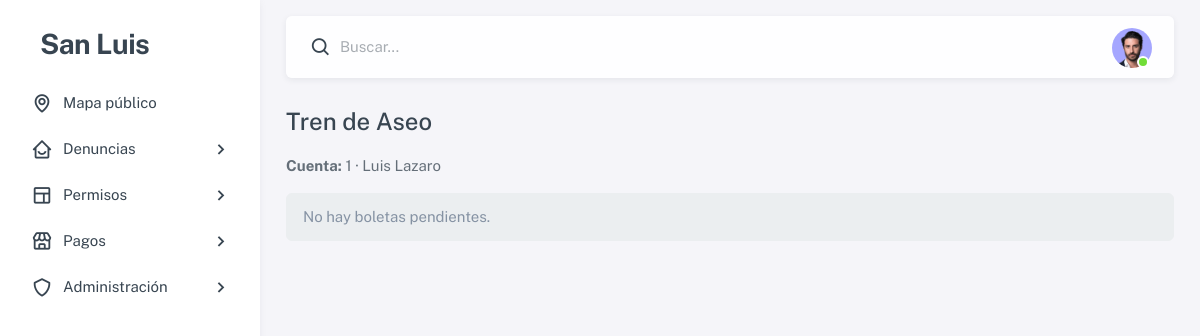
Page /pagos/ (signed in) on the earlier database version.
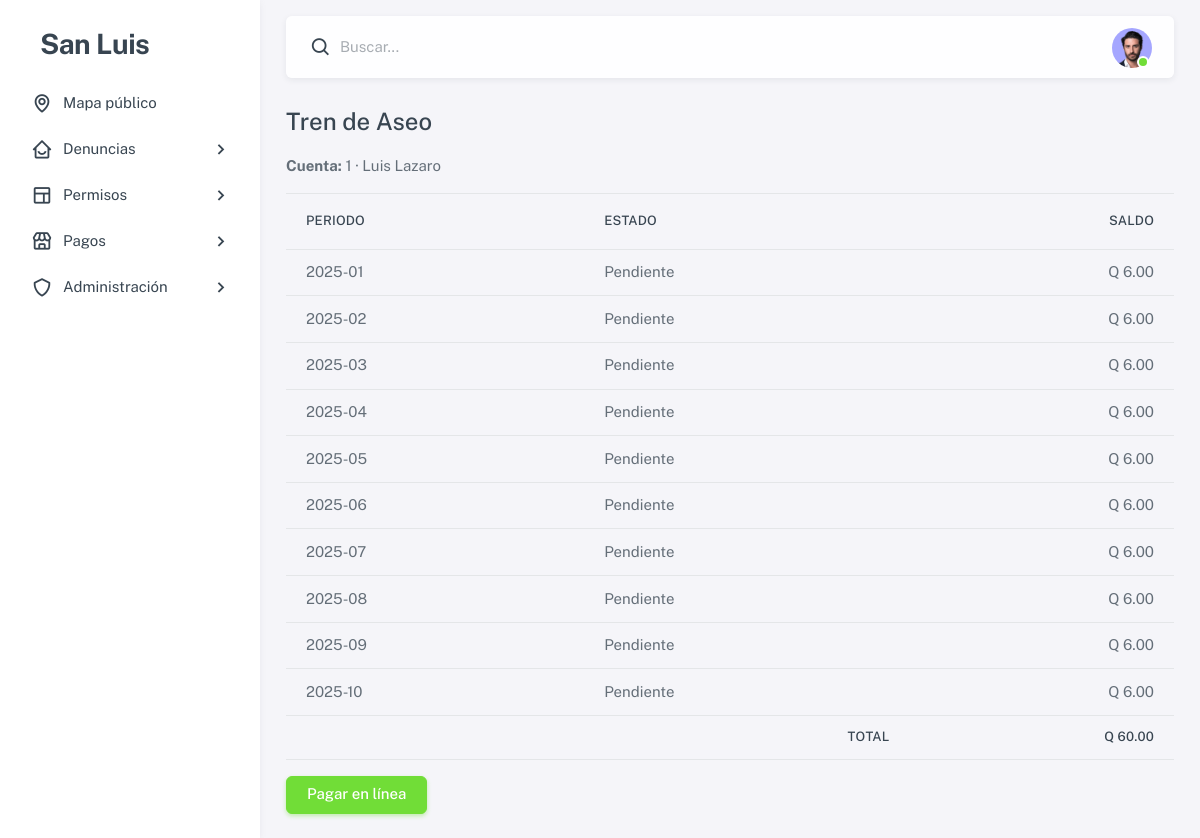
Same page on the later database version.
### dashboard/models.py (models this page shows, shortened)
class CuentaServicio(models.Model):
    usuario = models.ForeignKey(settings.AUTH_USER_MODEL, null=True, blank=True, on_delete=models.SET_NULL)
    titular = models.CharField(max_length=120)
    nit = models.CharField(max_length=20, blank=True, default='')
    codigo_catastral = models.CharField(max_length=50, blank=True, default='')
    ubicacion = models.ForeignKey('Ubicacion', null=True, blank=True, on_delete=models.SET_NULL)
    activa = models.BooleanField(default=True)
    class Meta:
        indexes = [
            models.Index(fields=['usuario']),
            models.Index(fields=['activa']),
        ]

class Boleta(models.Model):
    ESTADOS = [('pendiente','Pendiente'),('parcial','Parcial'),('pagada','Pagada'),('anulada','Anulada')]
    cuenta = models.ForeignKey(CuentaServicio, on_delete=models.CASCADE, related_name='boletas')
    periodo = models.ForeignKey(Periodo, on_delete=models.PROTECT)
    tarifa = models.ForeignKey(Tarifa, on_delete=models.PROTECT)
    monto_base = models.DecimalField(max_digits=10, decimal_places=2)
    recargo = models.DecimalField(max_digits=10, decimal_places=2, default=0)
    descuento = models.DecimalField(max_digits=10, decimal_places=2, default=0)
    total = models.DecimalField(max_digits=10, decimal_places=2)
    saldo_actual = models.DecimalField(max_digits=10, decimal_places=2)
    estado = models.CharField(max_length=10, choices=ESTADOS, default='pendiente')
    creada_en = models.DateTimeField(auto_now_add=True)
    class Meta:
        unique_together = [('cuenta', 'periodo')]
        indexes = [
            models.Index(fields=['cuenta', 'estado']),
            models.Index(fields=['periodo']),
            models.Index(fields=['creada_en']),
        ]

class Periodo(models.Model):
    anio = models.IntegerField()
    mes = models.IntegerField()
    vencimiento = models.DateField()
    @property
    def etiqueta(self): return f"{self.anio}-{self.mes:02d}"
    class Meta:
        unique_together = [('anio', 'mes')]
        indexes = [models.Index(fields=['anio', 'mes'])]

### dashboard/views/payments.py (the view)
# urls.py: path('pagos/', pay_views.pagos_home, name='pagos_home'),
@login_required(login_url="login")
def pagos_home(request):
    cuenta = CuentaServicio.objects.filter(usuario=request.user, activa=True).first()
    if not cuenta:
        messages.info(request, "Aún no tienes una cuenta de Tren de Aseo vinculada.")
        return render(request, "pagos/home.html", {"cuenta": None, "boletas": [], "total": 0})
    hoy = date.today()
    desde = date(hoy.year, 1, 1)
    ensure_boletas_pendientes(cuenta, desde, hoy)
    boletas = (Boleta.objects
               .filter(cuenta=cuenta, estado__in=["pendiente", "parcial"])
               .select_related("periodo")
               .order_by("periodo__anio", "periodo__mes"))
    total = sum(b.saldo_actual for b in boletas)
    return render(request, "pagos/home.html", {
        "cuenta": cuenta,
        "boletas": boletas,
        "total": total,
        "checkout_url": reverse("crear_pago_online", args=[cuenta.id]) if total > 0 else None,
    })

### dashboard/utils/billing.py (called while the page is built, shortened)
def ensure_period(anio: int, mes: int, venc_day: int = 15) -> Periodo:
    _, last_day = monthrange(anio, mes)
    venc = date(anio, mes, min(venc_day, last_day))
    per, _ = Periodo.objects.get_or_create(anio=anio, mes=mes, defaults={"vencimiento": venc})
    return per

@transaction.atomic
def ensure_boletas_pendientes(cuenta: CuentaServicio, desde: date, hasta: date) -> list[Boleta]:
    created = []
    y, m = desde.year, desde.month
    hoy = date.today()
    while (y < hasta.year) or (y == hasta.year and m <= hasta.month):
        per = ensure_period(y, m)
        m = 1 if m == 12 else m + 1
        y = y + 1 if m == 1 else y
    return created

### dashboard/templates/pagos/home.html (shortened to what this page needs)
{% extends "admin_panel/base_admin.html" %}
{% block content %}
  <h4>Tren de Aseo</h4>
  {% if not cuenta %}
    <div class="alert alert-info">No tienes una cuenta vinculada.</div>
    <a class="btn btn-primary" href="{% url 'vincular_cuenta' %}">Vincular cuenta</a>
  {% else %}
    <p><strong>Cuenta:</strong> {{ cuenta.id }} · {{ cuenta.titular }}</p>
    {% if boletas %}
      <table class="table">
        <thead><tr><th>Periodo</th><th>Estado</th><th class="text-end">Saldo</th></tr></thead>
        <tbody>
          {% for b in boletas %}
            <tr>
              <td>{{ b.periodo.etiqueta }}</td>
              <td>{{ b.estado|title }}</td>
              <td class="text-end">Q {{ b.saldo_actual }}</td>
            </tr>
          {% endfor %}
        </tbody>
        <tfoot>
          <tr><th colspan="2" class="text-end">Total</th><th class="text-end">Q {{ total }}</th></tr>
        </tfoot>
      </table>
      {% if checkout_url %}
        <a class="btn btn-success" href="{{ checkout_url }}">Pagar en línea</a>
      {% else %}
        <div class="alert alert-secondary">No hay saldo por pagar.</div>
      {% endif %}
    {% else %}
      <div class="alert alert-secondary">No hay boletas pendientes.</div>
    {% endif %}
  {% endif %}
{% endblock %}

### dashboard/templates/admin_panel/base_admin.html (shortened to what this page needs)
{% extends "base.html" %}
{% load widget_tweaks %}

### dashboard/templates/base.html (shortened to what this page needs)
{% load static %}
<!doctype html>
<html lang="es"
      class="light-style layout-menu-fixed layout-compact"
      dir="ltr"
      data-theme="theme-default"
      data-assets-path="{% static '' %}"
      data-template="vertical-menu-template-free"
      data-style="light">
<head>
  <link rel="stylesheet" href="{% static 'vendor/fonts/boxicons.css' %}" />
  <link rel="stylesheet" href="{% static 'vendor/css/core.css' %}" class="template-customizer-core-css" />
  <link rel="stylesheet" href="{% static 'vendor/css/theme-default.css' %}" class="template-customizer-theme-css" />
  <link rel="stylesheet" href="{% static 'css/demo.css' %}" />
  <link rel="stylesheet" href="{% static 'vendor/libs/perfect-scrollbar/perfect-scrollbar.css' %}" />
  <link rel="stylesheet" href="{% static 'vendor/libs/apex-charts/apex-charts.css' %}" />
</head>
<body>
  <div class="layout-wrapper layout-content-navbar">
    <div class="layout-container">
      <aside id="layout-menu" class="layout-menu menu-vertical menu bg-menu-theme">
      {% block sidebar %}
        {% include "partials/sidebar.html" %}
      {% endblock %}
    </aside>
      <div class="layout-page">
        <nav class="layout-navbar container-xxl navbar navbar-expand-xl navbar-detached align-items-center bg-navbar-theme" id="layout-navbar">
          <div class="navbar-nav-right d-flex align-items-center" id="navbar-collapse">
            <div class="navbar-nav align-items-center">
              <div class="nav-item d-flex align-items-center">
                <i class="bx bx-search bx-md"></i>
                <input type="text" class="form-control border-0 shadow-none ps-1 ps-sm-2" placeholder="Buscar..." />
              </div>
            </div>
            <ul class="navbar-nav flex-row align-items-center ms-auto">
              {% block navbar_right %}
              <li class="nav-item navbar-dropdown dropdown-user dropdown">
                <a class="nav-link dropdown-toggle hide-arrow p-0" href="#" data-bs-toggle="dropdown">
                  <div class="avatar avatar-online"><img src="{% static 'img/avatars/1.png' %}" alt class="w-px-40 h-auto rounded-circle" /></div>
                </a>
              </li>
              {% endblock %}
            </ul>
          </div>
        </nav>
        <div class="container-xxl flex-grow-1 container-p-y">
          {% block content %}{% endblock %}
        </div>
      </div>
    </div>
  </div>
</body>
</html>

### dashboard/templates/partials/sidebar.html (shortened to what this page needs)
<div class="app-brand demo">
  <a href="{% url 'index' %}" class="app-brand-link">
    <span class="app-brand-text demo menu-text fw-bold ms-2">San Luis</span>
  </a>
</div>
<ul class="menu-inner py-1">
  <li class="menu-item">
    <a href="{% url 'mapa_publico' %}" class="menu-link">
      <i class="menu-icon tf-icons bx bx-map"></i>
      <div class="text-truncate">Mapa público</div>
    </a>
  </li>
  <li class="menu-item">
    <a href="javascript:void(0);" class="menu-link menu-toggle">
      <i class="menu-icon tf-icons bx bx-home-smile"></i>
      <div class="text-truncate">Denuncias</div>
    </a>
  </li>
  <li class="menu-item">
    <a href="javascript:void(0);" class="menu-link menu-toggle">
      <i class="menu-icon tf-icons bx bx-layout"></i>
      <div class="text-truncate">Permisos</div>
    </a>
  </li>
  <li class="menu-item">
    <a href="javascript:void(0);" class="menu-link menu-toggle">
      <i class="menu-icon tf-icons bx bx-store"></i>
      <div class="text-truncate">Pagos</div>
    </a>
  </li>
  {% if request.user.is_authenticated and request.user.is_staff %}
  <li class="menu-item">
    <a href="javascript:void(0);" class="menu-link menu-toggle">
      <i class="menu-icon tf-icons bx bx-shield"></i>
      <div class="text-truncate">Administración</div>
    </a>
  </li>
  {% endif %}
</ul>

### dashboard/static/css/demo.css (style rules this page uses)
.menu .app-brand.demo { height: 64px; margin-top: 12px; }
.app-brand-text.demo { font-size: 1.75rem; letter-spacing: -0.5px; }

Differences in the rows shown:
added Boleta: periodo.etiqueta "2025-01", estado "Pendiente", saldo_actual "6.00"
added Boleta: periodo.etiqueta "2025-02", estado "Pendiente", saldo_actual "6.00"
added Boleta: periodo.etiqueta "2025-03", estado "Pendiente", saldo_actual "6.00"
added Boleta: periodo.etiqueta "2025-04", estado "Pendiente", saldo_actual "6.00"
added Boleta: periodo.etiqueta "2025-05", estado "Pendiente", saldo_actual "6.00"
added Boleta: periodo.etiqueta "2025-06", estado "Pendiente", saldo_actual "6.00"
added Boleta: periodo.etiqueta "2025-07", estado "Pendiente", saldo_actual "6.00"
added Boleta: periodo.etiqueta "2025-08", estado "Pendiente", saldo_actual "6.00"
added Boleta: periodo.etiqueta "2025-09", estado "Pendiente", saldo_actual "6.00"
added Boleta: periodo.etiqueta "2025-10", estado "Pendiente", saldo_actual "6.00"
Other differences:
{{ total }}: (not shown) → "60.00"
text no longer shown: "No hay boletas pendientes."
text now shown: "PERIODO ESTADO SALDO TOTAL Q Pagar en línea"
